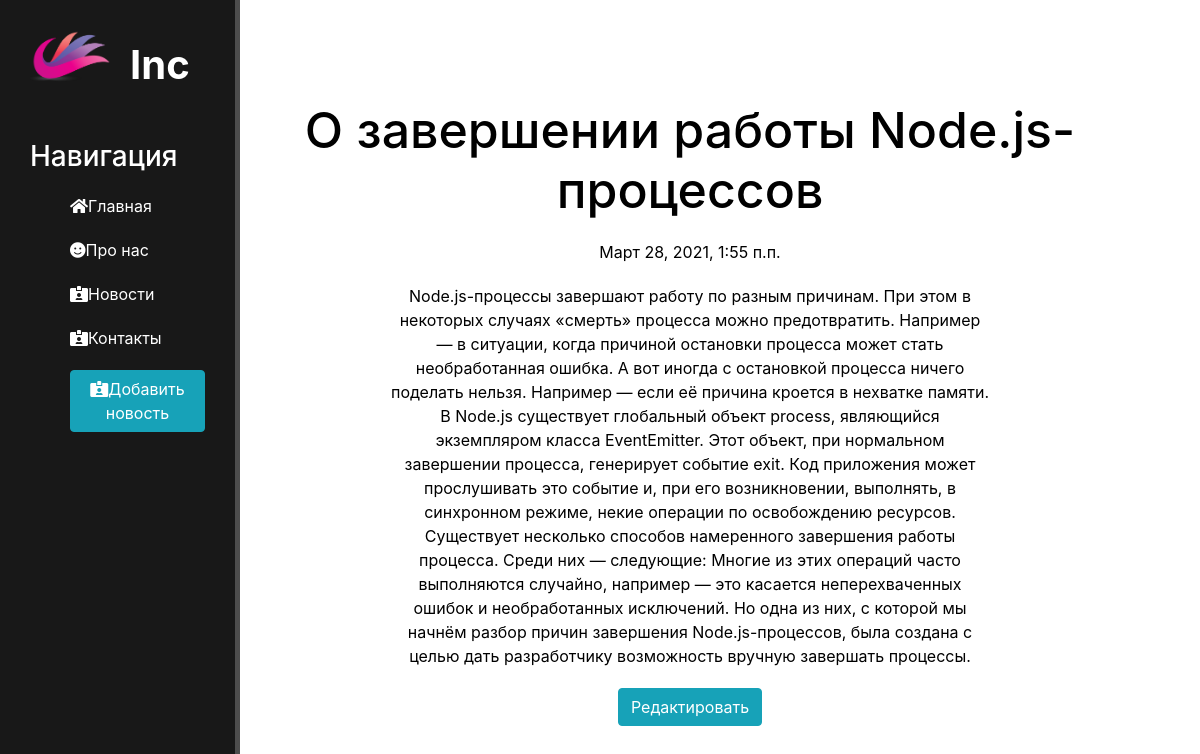
/news/6, run on the app's committed database.
### news/models.py (models this page shows, shortened)
class Articles(models.Model):
    title = models.CharField('Название', max_length=50)
    anons = models.CharField('Анонс', max_length=250)
    full_text = models.TextField('Текст')
    date = models.DateTimeField('Дата публикации')
    class Meta:
        verbose_name = 'Новость'
        verbose_name_plural = 'Новости'

### news/views.py (the view)
# urls.py: path('<int:pk>', views.NewsDetailView.as_view(), name='news-detail'),
class NewsDetailView(DetailView):
    model = Articles
    template_name = 'news/details_view.html'
    context_object_name = 'article'

### news/templates/news/details_view.html (shortened to what this page needs)
{% extends 'main/base.html' %}
{% block content %}
    <div class="features">
        <h1>{{ article.title }}</h1>
        <p>{{ article.date }}</p>
        <p>{{ article.full_text }}</p>
        <a href="{% url 'news-update' article.id %}" class="btn btn-info">Редактировать</a>
    </div>
{% endblock %}

### main/static/main/css/main.css (style rules this page uses)
body { background: #FFFFFF; }
main .features { float: left; color: #fff; margin-top: 100px; text-align: center; width: 75%; }
main .features h1 { font-size: 50px; color: black; }
main .features p { max-width: 600px; margin: 20px auto; color: black; }

### data on the page
Articles: title "О завершении работы Node.js-процессов", date "Март 28, 2021, 1:55 п.п.", full_text "Node.js-процессы завершают работу по разным причинам. При этом в некоторых случаях «смерть» процесса можно предотвратить. Например — в ситуации, когда причиной остановки процесса может стать необработанная ошибка. А вот иногда с остановкой процесса ничего поделать нельзя. Например — если её причина кроется в нехватке памяти. В Node.js существует глобальный объект process, являющийся экземпляром класса EventEmitter. Этот объект, при нормальном завершении процесса, генерирует событие exit. Код приложения может прослушивать это событие и, при его возникновении, выполнять, в синхронном режиме, некие операции по освобождению ресурсов. Существует несколько способов намеренного завершения работы…"
